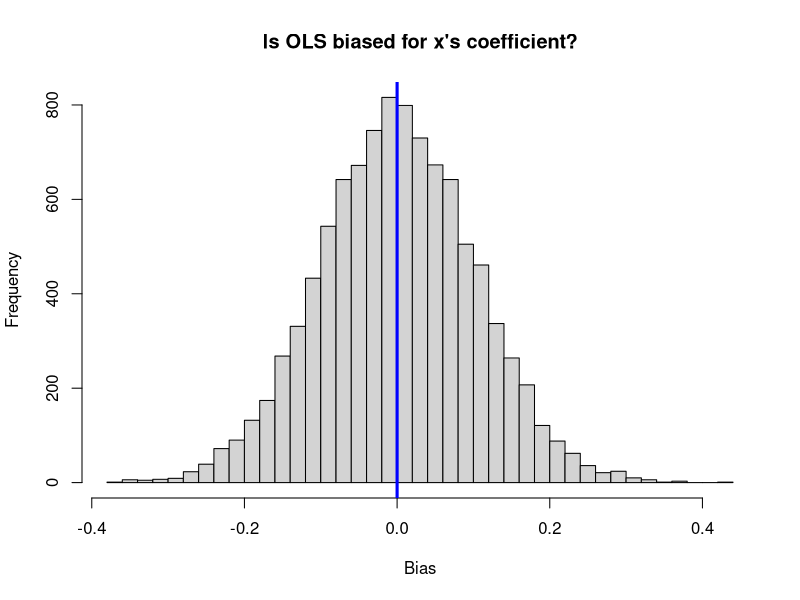

The R source for this figure:

# Setup ------------------------------------------------------------------------
# Options
options(stringsAsFactors = F)
# Packages
library(haven)
library(dplyr)
# Set the directory
setwd("/Users/edwardarubin/Dropbox/Teaching/ARE212/Section03/")

# Simple sample function -------------------------------------------------------
# Define the function (named 'triple_prod')
  triple_prod <- function(x, y, z) {
    # Take the product of the three arguments
    tmp_prod <- x * y * z
    # Return 'tmp_prod'
    return(tmp_prod)
  }

# Test the function
triple_prod(x = 2, y = 3, z = 5)

# Load the data ----------------------------------------------------------------
cars <- read_dta(file = "auto.dta")

# Our OLS function -------------------------------------------------------------
# Define the function
b_ols <- function(data, y, X) {
  # Require the 'dplyr' package
  require(dplyr)
  
  # Select y variable data from 'data'
  y_data <- select_(data, .dots = y)
  # Convert y_data to matrices
  y_data <- as.matrix(y_data)
  
  # Select X variable data from 'data'
  X_data <- select_(data, .dots = X)
  # Add a column of ones to X_data
  X_data <- mutate_(X_data, "ones" = 1)
  # Move the intercept column to the front
  X_data <- select_(X_data, "ones", .dots = X)
  # Convert X_data to matrices
  X_data <- as.matrix(X_data)
  
  # Calculate beta hat
  beta_hat <- solve(t(X_data) %*% X_data) %*% t(X_data) %*% y_data
  # Change the name of 'ones' to 'intercept'
  rownames(beta_hat) <- c("intercept", X)
  # Return beta_hat
  return(beta_hat)
}

# Revised OLS function ---------------------------------------------------------
# Revise OLS function using pipes
b_ols <- function(data, y, X) {
  # Require the 'dplyr' package
  require(dplyr)
  
  # Create the y matrix
  y_data <- data %>%
    # Select y variable data from 'data'
    select_(.dots = y) %>%
    # Convert y_data to matrices
    as.matrix()
  
  # Create the X matrix
  X_data <- data %>%
    # Select X variable data from 'data'
    select_(.dots = X) %>%
    # Add a column of ones to X_data
    mutate_("ones" = 1) %>%
    # Move the intercept column to the front
    select_("ones", .dots = X) %>%
    # Convert X_data to matrices
    as.matrix()
  
  # Calculate beta hat
  beta_hat <- solve(t(X_data) %*% X_data) %*% t(X_data) %*% y_data
  # Change the name of 'ones' to 'intercept'
  rownames(beta_hat) <- c("intercept", X)
  # Return beta_hat
  return(beta_hat)
}

# lapply meets b_ols -----------------------------------------------------------
# Define the target outcome variables
target_vars <- c("price", "headroom", "trunk", "length", "turn",
  "displacement", "gear_ratio", "foreign")
# The 'lapply' call
results_list <- lapply(
  X = target_vars,
  FUN = function(i) b_ols(data = cars, y = i, X = c("mpg", "weight"))
)
# The results
results_list
# Cleaning up the results list
results_df <- lapply(X = results_list, FUN = data.frame) %>% bind_cols()
# We lose the row names in the process; add them back
rownames(results_df) <- c("intercept", "mpg", "weight")
# Check out results_df
results_df

# A function to calculate bias in one draw -------------------------------------
data_baker <- function(sample_n, true_beta) {
  # First generate x from N(0,1)
  x <- rnorm(sample_n)
  # Now the error from N(0,1)
  e <- rnorm(sample_n)
  # Now combine true_beta, x, and e to get y
  y <- true_beta[1] + true_beta[2] * x + e
  # Define the data matrix of independent vars.
  X <- cbind(1, x)
  # Force y to be a matrix
  y <- matrix(y, ncol = 1)
  # Calculate the OLS estimates
  b_ols <- solve(t(X) %*% X) %*% t(X) %*% y
  # Convert b_ols to vector
  b_ols <- b_ols %>% as.vector()
  # Calculate bias, force to 2x1 data.frame()
  the_bias <- (true_beta - b_ols) %>%
    matrix(ncol = 2) %>% data.frame()
  # Set names
  names(the_bias) <- c("bias_intercept", "bias_x")
  # Return the bias
  return(the_bias)
}
# Set seed
set.seed(12345)
# Run once
data_baker(sample_n = 100, true_beta = c(1, 3))


# A function to run a full simulation ------------------------------------------
bias_simulator <- function(n_sims, sample_n, true_beta) {
  
  # A function to calculate bias
  data_baker <- function(sample_n, true_beta) {
    # First generate x from N(0,1)
    x <- rnorm(sample_n)
    # Now the error from N(0,1)
    e <- rnorm(sample_n)
    # Now combine true_beta, x, and e to get y
    y <- true_beta[1] + true_beta[2] * x + e
    # Define the data matrix of independent vars.
    X <- cbind(1, x)
    # Force y to be a matrix
    y <- matrix(y, ncol = 1)
    # Calculate the OLS estimates
    b_ols <- solve(t(X) %*% X) %*% t(X) %*% y
    # Convert b_ols to vector
    b_ols <- b_ols %>% as.vector()
    # Calculate bias, force to 2x1 data.frame()
    the_bias <- (true_beta - b_ols) %>%
      matrix(ncol = 2) %>% data.frame()
    # Set names
    names(the_bias) <- c("bias_intercept", "bias_x")
    # Return the bias
    return(the_bias)
  }
  
  # Run data_baker() n_sims times with given parameters
  sims_dt <- lapply(
    X = 1:n_sims,
    FUN = function(i) data_baker(sample_n, true_beta)) %>%
    # Bind the rows together to output a nice data.frame
    bind_rows()
  
  # Return sim_dt
  return(sims_dt)
}

# Set seed
set.seed(12345)
# Run it
sim_dt <- bias_simulator(n_sims = 1e4, sample_n = 100, true_beta = c(1,3))
# Check the results with a histogram
hist(sim_dt[,2],
  breaks = 30,
  main = "Is OLS biased for x's coefficient?",
  xlab = "Bias")
# Emphasize the zero line
abline(v = 0, col = "blue", lwd = 3)

